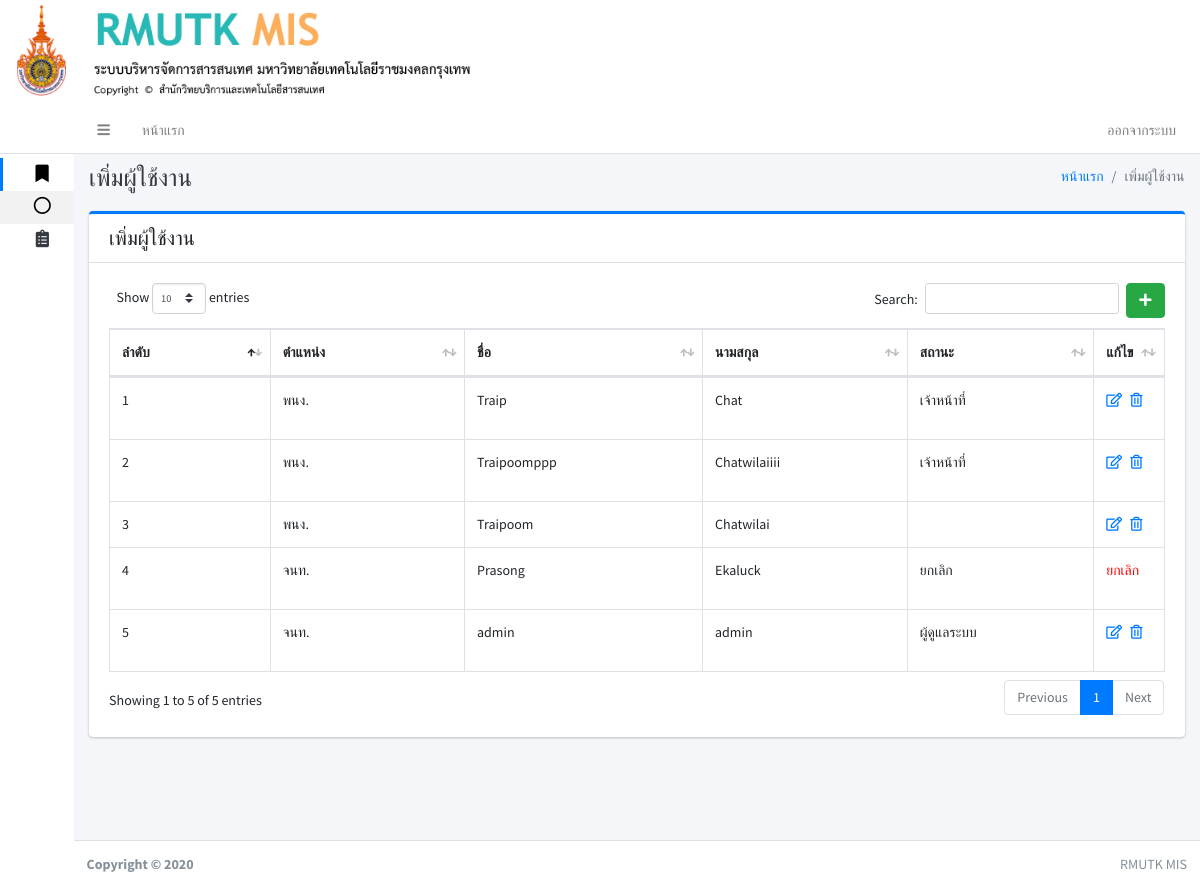
The page /index.php?pa8 (signed in) on the database its author committed.
### tables this page shows
CREATE TABLE IF NOT EXISTS `user` (
`user_id` int(11) NOT NULL,
  `first_name` varchar(150) NOT NULL,
  `last_name` varchar(150) NOT NULL,
  `username` varchar(150) NOT NULL,
  `password` varchar(150) NOT NULL,
  `user_tumn` varchar(250) NOT NULL,
  `user_status` int(11) NOT NULL
);

### page/pa8_user.php (the view, shortened to what this page needs)
<div class="content-header">
	<div class="container-fluid">
		<div class="row mb-2">
			<div class="col-sm-6">
				<h1 class="m-0 text-dark">เพิ่มผู้ใช้งาน</h1>
			</div>
			<div class="col-sm-6">
				<ol class="breadcrumb float-sm-right">
					<li class="breadcrumb-item"><a href="#">หน้าแรก</a></li>
					<li class="breadcrumb-item active">เพิ่มผู้ใช้งาน</li>
				</ol>
			</div>
		</div>
	</div>
</div>
<div class="content">
	<div class="container-fluid">
		<div class="row">
			<div class="col-lg-12">
				<div class="card card-primary card-outline ">
					<div class="card-header noprint">
						<h5 class="m-0">เพิ่มผู้ใช้งาน</h5>
					</div>
					<div class="card-body">
						<?php if (isset($_GET['add'])||isset($_GET['edit_user'])): ?>
						<?php else: ?>
							<a href="./index.php?pa8&add" class="btn btn-success float-right" ><i class="fas fa-plus"></i></a>
						<?php endif ?>
						<?php if (isset($_GET['add'])): ?>
							<form role="form" action="page/pa8_user_db.php" method="post">
								<div class="row">
									<div class="col-sm-3">
										<div class="form-group">
											<label>ตำแหน่ง</label>
											<input type="text" name="user_tumn" class="form-control" placeholder="Enter ...">
										</div>
									</div>
									<div class="col-sm-4">
										<div class="form-group">
											<label>ชื่อ</label>
											<input type="text" name="first_name" class="form-control" placeholder="Enter ...">
										</div>
									</div>
									<div class="col-sm-4">
										<div class="form-group">
											<label>นามสกุล</label>
											<input type="text" name="last_name" class="form-control" placeholder="Enter ...">
										</div>
									</div>
									<div class="col-sm-3">
										<div class="form-group">
											<label>Username</label>
											<input type="text" name="username" class="form-control" placeholder="Enter ...">
										</div>
									</div>
									<div class="col-sm-4">
										<div class="form-group">
											<label>Password</label>
											<input type="password" name="password" class="form-control" placeholder="Enter ...">
										</div>
									</div>
									<div class="col-sm-4">
										<div class="form-group">
											<label>สถานะ</label>
											<select class="custom-select" name="user_status" id="inputGroupSelect01">
												<option selected>เลือกสถานะ</option>
												<option value="1">ผู้ดูแลระบบ</option>
												<option value="2">ผู้ประเมิน</option>
												<option value="0">ผู้ถูกประเมิน</option>
											</select>
										</div>
									</div>
									<div class="card-footer">
										<button type="submit" class="btn btn-primary">Submit</button>
										<a type="submit" class="btn btn-danger" href="./index.php?pa8" >cancel</a>
									</div>
								</div>
								<input type="hidden" name="add_user" >
							</form>
							<?php else: ?>
								<?php
								include './conn.php';
								$sqlhuser=" SELECT * FROM user ORDER BY user_id desc ";
								$qryhuser = mysqli_query($conn,$sqlhuser);
								?>
								<table id="example1" class="table table-bordered table-hover">
									<thead>
										<tr>
											<th>ลำดับ</th>
											<th>ตำแหน่ง</th>
											<th>ชื่อ</th>
											<th>นามสกุล</th>
											<th>สถานะ</th>
											<th>แก้ไข</th>
										</tr>
									</thead>
									<tbody>
										<?php
										$i = 1;
										while ($rowhuser = $qryhuser->fetch_array()) {
											$uid = $rowhuser['user_id'];
											?>
											<tr>
												<td><?php echo $i; ?></td>
												<td><?php echo $rowhuser['user_tumn']; ?></td>
												<td><?php echo $rowhuser['first_name']; ?></td>
												<td><?php echo $rowhuser['last_name']; ?></td>
												<td>
													<?php if ($rowhuser['user_status'] == 1): ?>
														<p>ผู้ดูแลระบบ</p>
														<?php elseif ($rowhuser['user_status'] == 0): ?>
															<p>เจ้าหน้าที่</p>
															<?php elseif ($rowhuser['user_status'] == 3): ?>
															<p>ยกเลิก</p>
														<?php endif ?>
													</td>
													<td width="10px">
														<?php if ($rowhuser['user_status'] == 3): ?>
															<p style="color: red;" 	>ยกเลิก</p>
															<?php else: ?>
																<a href="index.php?pa8&edit_user&user_id=<?php echo($uid) ?>"><i class="far fa-edit"></i></a>&nbsp;&nbsp;
																<a href="page/pa8_user_db.php?del_user&user_id=<?php echo($uid) ?>"><i class="far fa-trash-alt"></i></a>
															<?php endif ?>
														</td>
													</tr>
												<?php $i++; } ?>
											</tbody>
										</table>
									<?php endif ?>
								</div>
							</div>
						</div>
					</div>
				</div>
			</div>

### index.php (shortened to what this page needs)
<!DOCTYPE html>
<html lang="en">
<head>
  <link rel="stylesheet" href="adminlte3/plugins/fontawesome-free/css/all.min.css">
  <link rel="stylesheet" href="adminlte3/plugins/datatables-bs4/css/dataTables.bootstrap4.css">
  <link rel="stylesheet" href="adminlte3/dist/css/adminlte.min.css">
  <link rel="stylesheet" href="adminlte3/plugins/summernote/summernote-bs4.css">
  <link rel="stylesheet" type="text/css" href="css/cuttom.css">
</head>
<body class="hold-transition sidebar-collapse sidebar-mini text-sm ">
  <?php include 'banner.php'; ?>
  <div class="wrapper">
    <?php
    include 'navbar.php';
    include 'sidebar.php';
    ?>
    <div class="content-wrapper">
      <?php
      if (isset($_GET['pa1'])) {
        include 'page/pa1.php';
      }elseif (isset($_GET['pa2'])) {
        include 'page/pa2.php';
      }elseif (isset($_GET['pa3'])) {
        include 'page/pa3.php';
      }elseif (isset($_GET['pa4'])) {
        include 'page/pa4.php';
      }elseif (isset($_GET['pa5'])) {
        include 'page/pa5.php';
      }elseif (isset($_GET['pa6'])) {
        include 'page/pa6.php';
      }elseif (isset($_GET['pa66'])) {
        include 'page/pa66.php';
      }elseif (isset($_GET['pa7'])) {
        include 'page/pa7_news.php';
      }elseif (isset($_GET['pa8'])) {
        include 'page/pa8_user.php';
      }elseif (isset($_GET['ph'])) {
        include 'page/ph.php';
      }elseif (isset($_GET['addtext'])) {
        include 'page/addtext.php';
      }elseif (isset($_GET['ph1'])) {
        include 'page/ph1.php';
      }else{
        include 'new.php';
      }
      ?>
    </div>
    <footer class="main-footer noprint">
      <div class="float-right d-none d-sm-inline">
        RMUTK MIS
      </div>
      <strong>Copyright &copy; 2020 </strong>
    </footer>
  </div>
</body>
</html>

### banner.php
<div class="row noprint">
<img src="img/logo.png" class="col-md-5 " >
</div>

### navbar.php (shortened to what this page needs)
<nav class="main-header navbar navbar-expand navbar-white navbar-light">
  <ul class="navbar-nav">
    <li class="nav-item">
      <a class="nav-link" data-widget="pushmenu" href="#"><i class="fas fa-bars"></i></a>
    </li>
    <li class="nav-item d-none d-sm-inline-block">
      <a href="index.php" class="nav-link">หน้าแรก</a>
    </li>
    </ul>
    <ul class="navbar-nav ml-auto">
      <li class="nav-item d-none d-sm-inline-block">
        <?php if (!isset($_SESSION["USERNAME"])):
          ?>
          <a href="./home" class="nav-link">เข้าสู่ระบบ</a>
          <?php else: ?>
            <a data-toggle="modal" data-target="#LogoutModal" class="nav-link">ออกจากระบบ</a>
          <?php endif ?>
        </li>
      </ul>
    </nav>

### sidebar.php (shortened to what this page needs)
<aside class="main-sidebar sidebar-light-primary">
  <a href="#" class="brand-link">
      <?php
      $status = "";
      if (isset($_SESSION["USERNAME"])){
        $user = $_SESSION["USERNAME"];
        include './conn.php';
        $sqlhusercc=" SELECT * FROM user WHERE username =".$user;
        $qryhusercc = mysqli_query($conn,$sqlhusercc);
        $rowhusercc = mysqli_fetch_assoc($qryhusercc);
        $status = $rowhusercc['user_status'];
        ?>
      <?php }else{ ?>
        &nbsp;
      <?php } ?>
  </a>
  <div class="sidebar text-xs">
    <nav class="mt-2">
      <ul class="nav nav-pills nav-sidebar nav-compact nav-child-indent nav-legacy flex-column" data-widget="treeview" role="menu" data-accordion="false">
         <li class="nav-item has-treeview menu-open">
          <a href="#" class="nav-link active">
            <i class="nav-icon fas fa-bookmark"></i>
          </a>
          <ul class="nav nav-treeview">
            <li class="nav-item">
              <a href="index.php" class="nav-link active">
                <i class="far fa-circle nav-icon"></i>
              </a>
            </li>
            </ul>
          </li>
            <?php if ($status == 1): ?>
              <li class="nav-item">
                <a href="#" class="nav-link">
                  <i class="nav-icon fas fa-clipboard-list"></i>
                </a>
              </li>
              <?php else: ?>
              <?php endif ?>
            </ul>
          </nav>
        </div>
      </aside>

### rows shown on the page
user: user_tumn "พนง.", first_name "Traip", last_name "Chat", user_status "เจ้าหน้าที่"
user: user_tumn "พนง.", first_name "Traipoomppp", last_name "Chatwilaiiii", user_status "เจ้าหน้าที่"
user: user_tumn "พนง.", first_name "Traipoom", last_name "Chatwilai"
user: user_tumn "จนท.", first_name "Prasong", last_name "Ekaluck", user_status "ยกเลิก"
user: user_tumn "จนท.", first_name "admin", last_name "admin", user_status "ผู้ดูแลระบบ"
